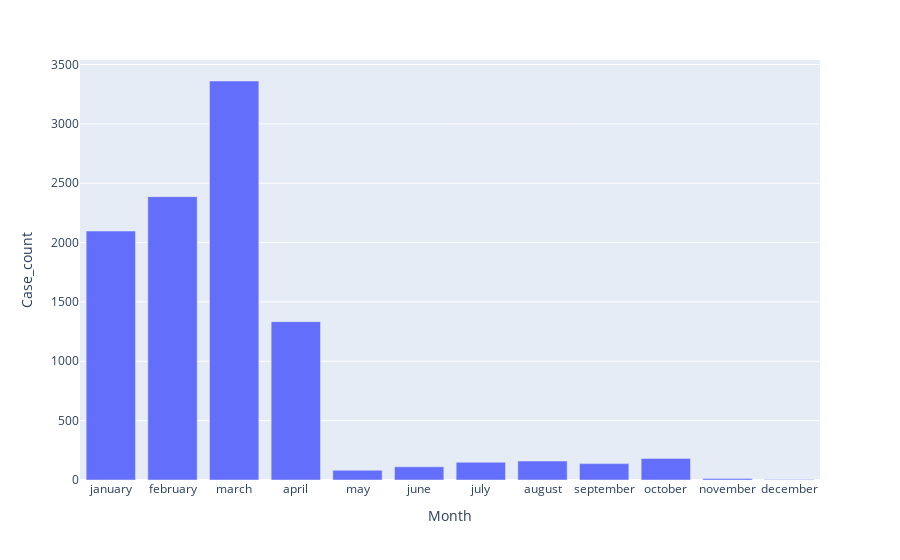

Notebook source saved alongside this figure:
### Code cell
px.bar(month_Wise_case,'Month','Case_count')

### Figure 1 — Plotly figure (JSON) as saved in the notebook; plotly's stock layout.template omitted (floating-point values rounded to 4 significant figures)
{"data": [{"alignmentgroup": "True", "hovertemplate": "Month=%{x}<br>Case_count=%{y}<extra></extra>", "legendgroup": "", "marker": {"color": "#636efa", "pattern": {"shape": ""}}, "name": "", "offsetgroup": "", "orientation": "v", "showlegend": false, "textposition": "auto", "type": "bar", "x": ["january", "february", "march", "april", "may", "june", "july", "august", "september", "october", "november", "december"], "xaxis": "x", "y": [2097, 2387, 3361, 1334, 82, 111, 149, 160, 138, 182, 13, 5], "yaxis": "y"}], "layout": {"barmode": "relative", "legend": {"tracegroupgap": 0}, "margin": {"t": 60}, "xaxis": {"anchor": "y", "domain": [0, 1], "title": {"text": "Month"}}, "yaxis": {"anchor": "x", "domain": [0, 1], "title": {"text": "Case_count"}}}}
